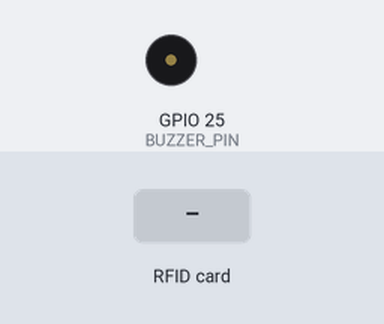
This sketch was run on a simulated ESP32. Parts: buzzer (waves = sounding). Inputs (shaded band) come from the test bench. WiFi joins after 1.5 s; servers stay silent unless stated; no MQTT or app messages arrive unless stated.

Above: at 3.3 s.
3.4 s: RFID card 5E 7A 19 C4 held to the reader
At 4.2 s:
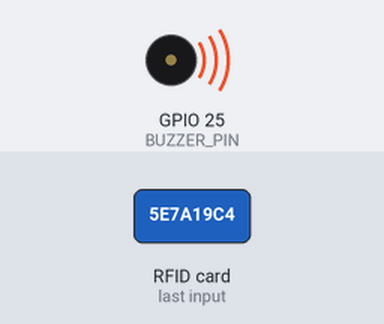
Timing chart, 0 to 6.4 s (numbered marks = the images above; inputs shaded):
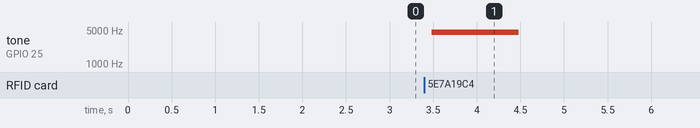

The sketch:

register_user.ino
```cpp
// This file contains the code that will send the card TAG to the "info" variable in Ubidots.
// After you create the device and the variable named "info" within Ubidots, you will need to set the values of some variables in this code.
// These variables include: WIFISSID, PASSWORD, TOKEN, DEVICE_ID and TOPIC.
// Do not modify anything else!

// Importing libraries.
#include <Arduino.h>
#include <ArduinoJson.h>
#include <WiFi.h>
#include <PubSubClient.h>
#include <SPI.h>
#include <MFRC522.h>

// Configuring the WiFi network.
// You have to change the value of the variables according to the name and password of your WiFi network.
#define WIFISSID "(Enter the name of your WiFi network)"
#define PASSWORD "(Enter the password of your WiFi network)"

// Configuring Ubidots
#define SERVER "things.ubidots.com"
#define PORT 1883
#define VARIABLE_INFO "info"
#define VARIABLE_LOCAL "local"

// You have to change the value of the variables according to the token and device ID of your Ubidots account.
#define TOKEN "(Place the token from your Ubidots account)"
#define DEVICE_ID "(Place the device ID from your Ubidots account.)"

// You need to enter the label (name) of the device from your Ubidots account that will be used.
#define TOPIC "/v1.6/devices/(Place the device label from your Ubidots account.)"

//Setting up the prototype PINS.
#define BUZZER_PIN 25
#define SS_PIN 5
#define RST_PIN 27

// Initializing a WiFiClient instance for Ubidots and creating a PubSubClient using the WiFiClient.
WiFiClient ubidots;
PubSubClient client(ubidots);

MFRC522 rfid(SS_PIN, RST_PIN); // Initializing an MFRC522 RFID reader with specified SS_PIN and RST_PIN.

bool cardRead = false; // Variable to track whether a card has been read or not.
String tag = ""; // String variable to store the RFID tag information.


// This function is called once at the beginning of the program.
void setup() {
  Serial.begin(115200); // Initialize serial communication with a baud rate of 115200.
  pinMode(BUZZER_PIN, OUTPUT); // Set the mode of the BUZZER_PIN to OUTPUT.
  SPI.begin(); // Begin SPI communication.
  rfid.PCD_Init(); // Initialize the MFRC522 RFID module.

  // Initialize MQTT and restart the program if initialization fails.
  if (!mqttInit()) {
    delay(3000);
    ESP.restart();
  }
}


// This function is called repeatedly in a loop after setup.
void loop() {
  cardRead = false; // Resetting the cardRead flag to false.

  // Continuously attempting to read the card until it is successfully read.
  while (!cardRead){
    readCartao();
    delay(100);
  }

  // Reconnecting to the MQTT broker if not already connected.
  if (!client.connected()) {
    reconnect();
  }

  sendTag(); // Sending the RFID tag to Ubidots.
  delay(2000);
}


// Function to read the RFID card.
void readCartao(){
  // Check if a new card is present and read its serial.
  if (rfid.PICC_IsNewCardPresent() && rfid.PICC_ReadCardSerial()) {
    tag = "";
    tone(BUZZER_PIN, 4500);

    // Concatenating the UID bytes to form the complete RFID tag.
    for (byte i = 0; i < rfid.uid.size; i++) {
      tag += (rfid.uid.uidByte[i] < 0x10 ? "0" : "");
      tag += String(rfid.uid.uidByte[i], HEX);
    }

    delay(1000);
    noTone(BUZZER_PIN);

    cardRead = true; // Setting the cardRead flag to true.
  }
}


// Function to send the RFID tag to Ubidots.
bool sendTag() {
  // Creating nested objects for "info" and "context".
  StaticJsonDocument<2000> doc;
  JsonObject info = doc.createNestedObject(VARIABLE_INFO);
  JsonObject context = info.createNestedObject("context");

  // Setting values.
  info["value"] = 0;
  context["tag"] = tag;

  // Serializing JSON document.
  char json[2000];
  serializeJson(doc, json);

  // Publishing the JSON data to the MQTT topic.
  if(!client.publish(TOPIC, json)) {
    return false; // Return true on unsuccessful publication.
  }

  return true; // Return true on successful publication.
}


// Function to initialize MQTT connection.
bool mqttInit() {
  // Attempting to connect to the Wi-Fi network.
  WiFi.begin(WIFISSID, PASSWORD);
  while (WiFi.status() != WL_CONNECTED) {
    delay(1000);
  }

  // Configuring the MQTT client with server details.
  client.setServer(SERVER, PORT);

  // Attempting to connect to the MQTT broker with device credentials.
  while(!client.connect(DEVICE_ID, TOKEN, "")) {
    return false; // Return true on unsuccessful connection.
  }

  return true; // Return true on successful connection.
}


// Function to reconnect to the MQTT broker.
void reconnect() {
  while (!client.connected()) {
    if (!client.connect(DEVICE_ID, TOKEN, "")) {delay(1000);}
  }
}
```

Measured:
- after the input at 3.4 s, tone on GPIO 25 (BUZZER_PIN): silent → 4500 Hz after 0.08 s, → silent 1.0 s later
